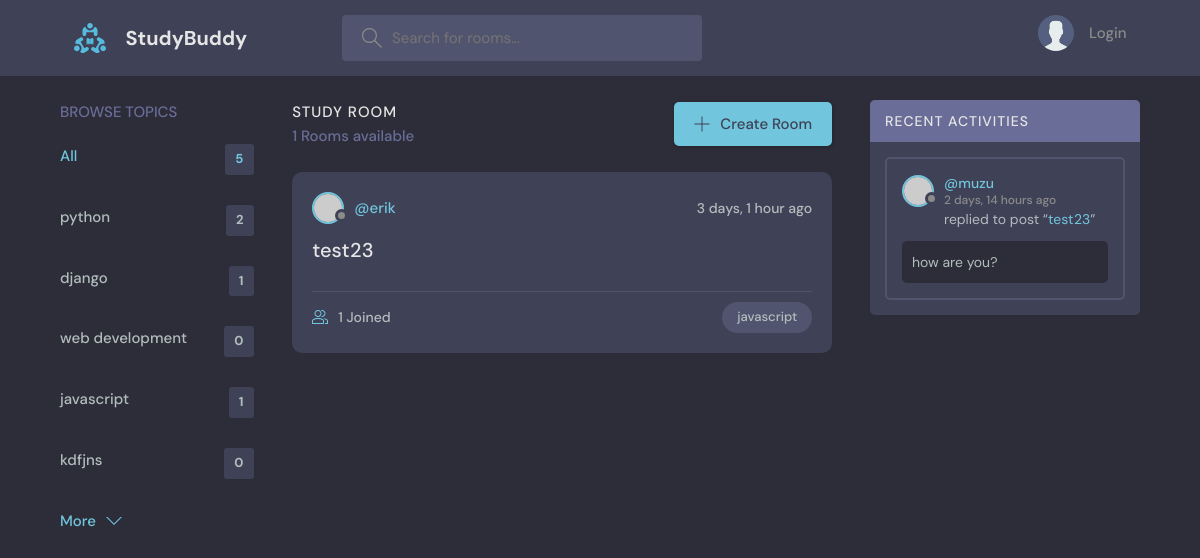
/?q=javascript, run on the app's committed database.
### base/models.py (models this page shows, shortened)
class Topic(models.Model):
    name = models.CharField(max_length=200)

class Room(models.Model):
    host = models.ForeignKey(User, on_delete=models.SET_NULL, null=True)
    topic = models.ForeignKey(Topic, on_delete=models.SET_NULL, null=True)
    name = models.CharField(max_length=200)
    description = models.TextField(null=True,blank=True)
    participants = models.ManyToManyField(User,related_name='participants',blank=True)
    updated = models.DateTimeField(auto_now=True)
    created = models.DateTimeField(auto_now_add=True)
    class Meta:
        ordering = ['-updated', '-created'] # order of the posted field
    def __str__(self):
        return self.name

class Message(models.Model): # this class is store message of users
    user = models.ForeignKey(User, on_delete=models.CASCADE)
    room = models.ForeignKey(Room, on_delete=models.CASCADE) # it can be set SET_NULL (it will set null and data remain in server) value instead of CASCADE (delete everything from the server)
    body = models.TextField()
    updated = models.DateTimeField(auto_now=True)
    created = models.DateTimeField(auto_now_add=True)
    class Meta:
        ordering = ['-updated', '-created'] # order of the posted field

### base/views.py (the view)
# urls.py: 2. Add a URL to urlpatterns:  path('', views.home, name='home')
def home(request):
    q = request.GET.get('q') if request.GET.get('q') != None else '' # used for search rooms
    rooms = Room.objects.filter(
        Q(topic__name__icontains=q) |
        Q(name__icontains=q) |
        Q(description__icontains=q))
    topics = Topic.objects.all() # to take all the topic
    room_count = rooms.count() # for counting rooms
    room_messages = Message.objects.filter(Q(room__topic__name__icontains=q))
    context = {'rooms': rooms,'topics':topics,'room_count':room_count,
                 'room_messages':room_messages} #sending data to website
    return render(request, 'base/home.html', context)

### base/templates/base/home.html (shortened to what this page needs)
{% extends 'main.html' %}
{% block content %}
<main class="layout layout--3">
  <div class="container">
    {% include 'base/topic_component.html' %}
    <div class="roomList">
      <div class="roomList__header">
        <div>
          <h2>Study Room</h2>
          <p>{{room_count}} Rooms available</p>
        </div>
        <a class="btn btn--main" href="create-room.html">
          <svg version="1.1" xmlns="http://www.w3.org/2000/svg" width="32" height="32" viewBox="0 0 32 32">
            <title>add</title>
            <path
              d="M16.943 0.943h-1.885v14.115h-14.115v1.885h14.115v14.115h1.885v-14.115h14.115v-1.885h-14.115v-14.115z">
            </path>
          </svg>
          Create Room
        </a>
      </div>
      {% include 'base/feed_component.html' %}
    </div>
    {% include 'base/activity_component.html' %}
  </div>
</main>
{% endblock %}

### base/templates/base/topic_component.html
<div class="topics">
    <div class="topics__header">
        <h2>Browse Topics</h2>
    </div>
    <ul class="topics__list">
        <li>
            <a href="{% url 'home' %}" class="active">All <span>{{topics.count}}</span></a>
        </li>
        {% for topic in topics %}
        <li>
            <a href="{% url 'home' %}?q={{topic.name}}">{{topic.name}} <span>{{topic.room_set.all.count}}</span></a>
        </li>
        {% endfor %}
    </ul>
    <a class="btn btn--link" href="topics.html">
        More
        <svg version="1.1" xmlns="http://www.w3.org/2000/svg" width="32" height="32" viewBox="0 0 32 32">
            <title>chevron-down</title>
            <path d="M16 21l-13-13h-3l16 16 16-16h-3l-13 13z"></path>
        </svg>
    </a>
</div>

### base/templates/base/feed_component.html (shortened to what this page needs)
{% for room in rooms %}
<div class="roomListRoom">
  <div class="roomListRoom__header">
    <a href="{% url 'user-profile' room.host.id %}" class="roomListRoom__author">
      <div class="avatar avatar--small">
        <img src="https://randomuser.me/api/portraits/women/11.jpg" />
      </div>
      <span>@{{room.host.username}}</span>
    </a>
    <div class="roomListRoom__actions">
      <span>{{ room.created|timesince }} ago</span>
    </div>
  </div>
  <div class="roomListRoom__content">
    <a href="{% url 'room' room.id %}">{{room.name}}</a>
  </div>
  <div class="roomListRoom__meta">
    <a href="{% url 'room' room.id %}" class="roomListRoom__joined">
      {{room.participants.all.count}} Joined
    </a>
    <p class="roomListRoom__topic">{{room.topic.name}}</p>
  </div>
</div>
{% endfor %}

### base/templates/base/activity_component.html (shortened to what this page needs)
<div class="activities">
  <div class="activities__header">
    <h2>Recent Activities</h2>
  </div>
  {% for message in room_messages %}
  <div class="activities__box">
    <div class="activities__boxHeader roomListRoom__header">
      <a href="{% url 'user-profile' message.user.id %}" class="roomListRoom__author">
        <div class="avatar avatar--small">
          <img src="https://randomuser.me/api/portraits/women/11.jpg" />
        </div>
        <p>
          @{{message.user}}
          <span>{{message.created|timesince}} ago</span>
        </p>
      </a>
    </div>
    <div class="activities__boxContent">
      <p>replied to post “<a href="{% url 'room' message.room.id %}">{{message.room}}</a>”</p>
      <div class="activities__boxRoomContent">
       {{message.body}}
      </div>
    </div>
  </div>
  {% endfor %}
</div>

### data on the page
Topic: name "python", room_set.all.count "2"
Topic: name "django", room_set.all.count "1"
Topic: name "web development", room_set.all.count "0"
Topic: name "javascript", room_set.all.count "1"
Topic: name "kdfjns", room_set.all.count "0"
Room: host.username "erik", created "3 days, 1 hour", name "test23", participants.all.count "1", topic.name "javascript"
Message: user "muzu", created "2 days, 14 hours", room "test23", body "how are you?"

### other printed values
{{ topics.count }} "5"
{{ room_count }} "1"
